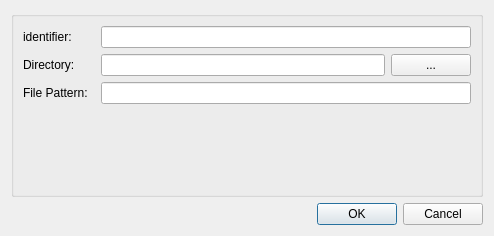
<?xml version="1.0" encoding="UTF-8"?>
<ui version="4.0">
 <class>Dialog</class>
 <widget class="QDialog" name="Dialog">
  <property name="geometry">
   <rect>
    <x>0</x>
    <y>0</y>
    <width>494</width>
    <height>236</height>
   </rect>
  </property>
  <property name="windowTitle">
   <string>Configure Dicom Source Step</string>
  </property>
  <layout class="QGridLayout" name="gridLayout">
   <item row="0" column="0">
    <widget class="QGroupBox" name="configGroupBox">
     <property name="title">
      <string/>
     </property>
     <layout class="QFormLayout" name="formLayout">
      <item row="0" column="0">
       <widget class="QLabel" name="idLabel">
        <property name="text">
         <string>identifier:  </string>
        </property>
       </widget>
      </item>
      <item row="0" column="1">
       <widget class="QLineEdit" name="idLineEdit"/>
      </item>
      <item row="1" column="0">
       <widget class="QLabel" name="dirLabel">
        <property name="text">
         <string>Directory:  </string>
        </property>
       </widget>
      </item>
      <item row="2" column="0">
       <widget class="QLabel" name="patternLlabel">
        <property name="text">
         <string>File Pattern:  </string>
        </property>
       </widget>
      </item>
      <item row="2" column="1">
       <widget class="QLineEdit" name="patternLineEdit"/>
      </item>
      <item row="1" column="1">
       <layout class="QHBoxLayout" name="horizontalLayout">
        <item>
         <widget class="QLineEdit" name="dirLineEdit"/>
        </item>
        <item>
         <widget class="QPushButton" name="dirButton">
          <property name="text">
           <string>...</string>
          </property>
         </widget>
        </item>
       </layout>
      </item>
     </layout>
    </widget>
   </item>
   <item row="1" column="0">
    <widget class="QDialogButtonBox" name="buttonBox">
     <property name="orientation">
      <enum>Qt::Horizontal</enum>
     </property>
     <property name="standardButtons">
      <set>QDialogButtonBox::Cancel|QDialogButtonBox::Ok</set>
     </property>
    </widget>
   </item>
  </layout>
 </widget>
 <tabstops>
  <tabstop>idLineEdit</tabstop>
  <tabstop>dirLineEdit</tabstop>
  <tabstop>dirButton</tabstop>
  <tabstop>patternLineEdit</tabstop>
  <tabstop>buttonBox</tabstop>
 </tabstops>
 <resources/>
 <connections>
  <connection>
   <sender>buttonBox</sender>
   <signal>accepted()</signal>
   <receiver>Dialog</receiver>
   <slot>accept()</slot>
   <hints>
    <hint type="sourcelabel">
     <x>246</x>
     <y>213</y>
    </hint>
    <hint type="destinationlabel">
     <x>246</x>
     <y>117</y>
    </hint>
   </hints>
  </connection>
  <connection>
   <sender>buttonBox</sender>
   <signal>rejected()</signal>
   <receiver>Dialog</receiver>
   <slot>reject()</slot>
   <hints>
    <hint type="sourcelabel">
     <x>246</x>
     <y>213</y>
    </hint>
    <hint type="destinationlabel">
     <x>246</x>
     <y>117</y>
    </hint>
   </hints>
  </connection>
 </connections>
</ui>
